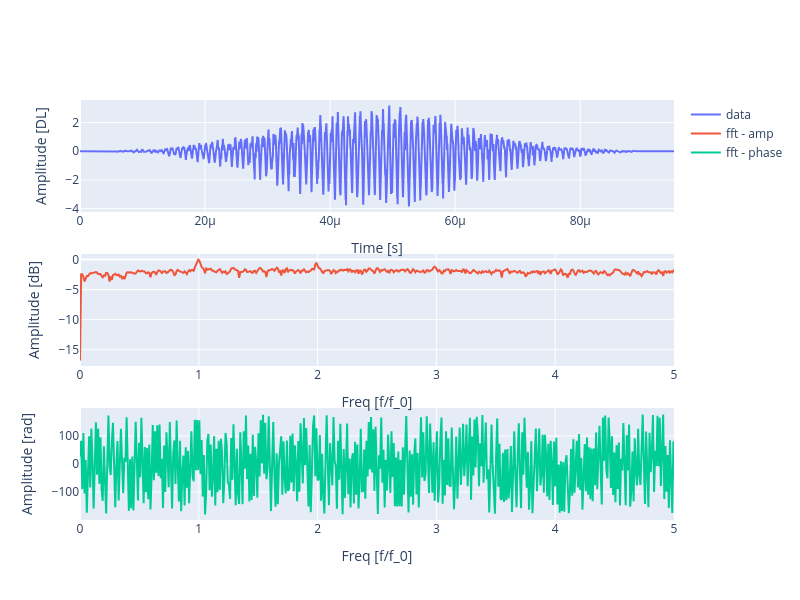

The notebook cell this image was saved under:
### Code cell
# Plot generated data
fft_data, freq = fft(data_windowed, sampling_rate, frequency)

# plot sound wave and fft
fig = make_subplots(rows=3, cols=1)
fig.add_trace( go.Scatter(x=t_plot, y=data_windowed,mode='lines',name='data'),
              row=1,col=1)
fig.add_trace( go.Scatter(x=freq,y=np.log10(np.abs(fft_data)),mode='lines',name='fft - amp'),
              row=2,col=1)
fig.add_trace( go.Scatter(x=freq, y=np.angle(fft_data, deg=True),mode='lines', name = 'fft - phase'),
              row=3,col=1)

fig.update_layout(height=600, width=800,
                  xaxis1 = dict(title='Time [s]'),
                  xaxis2 = dict(title='Freq [f/f_0]', range=[0, fft_lim]),
                  xaxis3 = dict(title='Freq [f/f_0]', range=[0, fft_lim]),
                  yaxis1 = dict(title='Amplitude [DL]'),
                  yaxis2 = dict(title='Amplitude [dB]'),
                  yaxis3 = dict(title='Amplitude [rad]'))
fig.show()

save_figure(fig, f"data_{voltage}_{pcd_number}")

### Figure 1 — Plotly figure (JSON) as saved in the notebook; plotly's stock layout.template omitted (floating-point values rounded to 4 significant figures; data arrays with more than 128 entries replaced by an {"elided": "..."} marker saying what was removed)
{"data": [{"mode": "lines", "name": "data", "type": "scatter", "x": {"elided": "19001 float values"}, "xaxis": "x", "y": {"elided": "19001 float values"}, "yaxis": "y"}, {"mode": "lines", "name": "fft - amp", "type": "scatter", "x": {"elided": "9500 float values"}, "xaxis": "x2", "y": {"elided": "9500 float values"}, "yaxis": "y2"}, {"mode": "lines", "name": "fft - phase", "type": "scatter", "x": {"elided": "9500 float values"}, "xaxis": "x3", "y": {"elided": "9500 float values"}, "yaxis": "y3"}], "layout": {"height": 600, "width": 800, "xaxis": {"anchor": "y", "domain": [0, 1], "title": {"text": "Time [s]"}}, "xaxis2": {"anchor": "y2", "domain": [0, 1], "range": [0, 5], "title": {"text": "Freq [f/f_0]"}}, "xaxis3": {"anchor": "y3", "domain": [0, 1], "range": [0, 5], "title": {"text": "Freq [f/f_0]"}}, "yaxis": {"anchor": "x", "domain": [0.7333, 1], "title": {"text": "Amplitude [DL]"}}, "yaxis2": {"anchor": "x2", "domain": [0.3667, 0.6333], "title": {"text": "Amplitude [dB]"}}, "yaxis3": {"anchor": "x3", "domain": [0, 0.2667], "title": {"text": "Amplitude [rad]"}}}}
